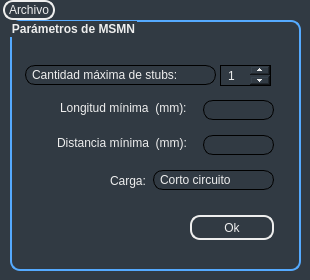
<?xml version="1.0" encoding="UTF-8"?>
<ui version="4.0">
 <class>MainWindow</class>
 <widget class="QMainWindow" name="MainWindow">
  <property name="geometry">
   <rect>
    <x>0</x>
    <y>0</y>
    <width>310</width>
    <height>280</height>
   </rect>
  </property>
  <property name="sizePolicy">
   <sizepolicy hsizetype="Fixed" vsizetype="Fixed">
    <horstretch>0</horstretch>
    <verstretch>0</verstretch>
   </sizepolicy>
  </property>
  <property name="minimumSize">
   <size>
    <width>310</width>
    <height>280</height>
   </size>
  </property>
  <property name="maximumSize">
   <size>
    <width>310</width>
    <height>280</height>
   </size>
  </property>
  <property name="windowTitle">
   <string>MSMN</string>
  </property>
  <property name="windowIcon">
   <iconset>
    <normaloff>minilogo.ico</normaloff>minilogo.ico</iconset>
  </property>
  <property name="styleSheet">
   <string notr="true"> background-color: rgb(49, 58, 67);</string>
  </property>
  <property name="iconSize">
   <size>
    <width>24</width>
    <height>24</height>
   </size>
  </property>
  <widget class="QWidget" name="centralwidget">
   <property name="sizePolicy">
    <sizepolicy hsizetype="Fixed" vsizetype="Fixed">
     <horstretch>0</horstretch>
     <verstretch>0</verstretch>
    </sizepolicy>
   </property>
   <widget class="QGroupBox" name="gpbx_stubs">
    <property name="geometry">
     <rect>
      <x>10</x>
      <y>0</y>
      <width>291</width>
      <height>251</height>
     </rect>
    </property>
    <property name="styleSheet">
     <string notr="true">QGroupBox {
    background-color: rgb(49, 58, 67);
    border: 2px solid;
	border-color:rgb(85,170,255);
    border-radius: 10px;
    margin-top: 1ex; /* leave space at the top for the title */
	font-size: 12px;
    font-weight: bold;
}
QGroupBox::title {
color:rgb(238, 238, 238);
font: 75 12pt &quot;MS Shell Dlg 2&quot;;
}</string>
    </property>
    <property name="title">
     <string>Parámetros de MSMN</string>
    </property>
    <widget class="QComboBox" name="cbx_dispostubs">
     <property name="enabled">
      <bool>false</bool>
     </property>
     <property name="geometry">
      <rect>
       <x>30</x>
       <y>180</y>
       <width>91</width>
       <height>20</height>
      </rect>
     </property>
     <property name="styleSheet">
      <string notr="true">QComboBox {
    border:1px solid rgba(0,0,0,0%);
   	border-radius: 10px;
	color:rgba(0,0,0,0%);
	font: 75 10pt &quot;MS Shell Dlg 2&quot;;
	background-color: rgba(0,0,0,0%);
    padding-left: 10px;
   /* min-width: 6em;*/
}

QComboBox::drop-down {    
    border-left-width: 0px;
    border-left-color: rgba(0,0,0,0%);
    border-left-style: solid; 
}
</string>
     </property>
     <item>
      <property name="text">
       <string>Paralelo</string>
      </property>
     </item>
    </widget>
    <widget class="QLabel" name="lbl_cargastubs">
     <property name="geometry">
      <rect>
       <x>100</x>
       <y>150</y>
       <width>41</width>
       <height>21</height>
      </rect>
     </property>
     <property name="styleSheet">
      <string notr="true">color:rgb(238, 238, 238);
font: 75 10pt &quot;MS Shell Dlg 2&quot;;</string>
     </property>
     <property name="text">
      <string>Carga:</string>
     </property>
    </widget>
    <widget class="QComboBox" name="cbx_cargastubs">
     <property name="geometry">
      <rect>
       <x>143</x>
       <y>150</y>
       <width>121</width>
       <height>20</height>
      </rect>
     </property>
     <property name="styleSheet">
      <string notr="true">QComboBox {
    border:1px solid rgb(0, 0, 0);
   	border-radius: 10px;
	color:rgb(238, 238, 238);
	font: 75 10pt &quot;MS Shell Dlg 2&quot;;
	background-color: rgb(49, 58, 67);
    padding-left: 6px;
}

QComboBox:hover{
	border: 1px solid rgb(85,170,255);
}

QComboBox:focus{
	border: 1px solid rgb(85,170,255);
}

QComboBox::drop-down {    
    border-left-width: 0px;
    border-left-color: black;
    border-left-style: solid; 
	width:0px;
}

QComboBox QAbstractItemView {
    selection-background-color: rgb(85,170,255);
	selection-color: black;
	color: rgb(238, 238, 238);
	background-color: rgb(79, 93, 108);
}</string>
     </property>
     <item>
      <property name="text">
       <string>Corto circuito</string>
      </property>
     </item>
     <item>
      <property name="text">
       <string>Circuito abierto</string>
      </property>
     </item>
    </widget>
    <widget class="QLabel" name="lbl_lmin">
     <property name="geometry">
      <rect>
       <x>50</x>
       <y>80</y>
       <width>141</width>
       <height>16</height>
      </rect>
     </property>
     <property name="styleSheet">
      <string notr="true">color:rgb(238, 238, 238);
font: 75 10pt &quot;MS Shell Dlg 2&quot;;</string>
     </property>
     <property name="text">
      <string>Longitud mínima  (mm):</string>
     </property>
    </widget>
    <widget class="QLineEdit" name="linedit_lmin">
     <property name="geometry">
      <rect>
       <x>193</x>
       <y>80</y>
       <width>71</width>
       <height>20</height>
      </rect>
     </property>
     <property name="focusPolicy">
      <enum>Qt::ClickFocus</enum>
     </property>
     <property name="styleSheet">
      <string notr="true">QLineEdit{
border:1px solid rgb(0, 0, 0);
border-radius: 10px;
color:rgb(238, 238, 238);
font: 75 10pt &quot;MS Shell Dlg 2&quot;;
padding-left: 5px;
padding-right: 5px;
background-color: rgb(49, 58, 67);
}
QLineEdit:hover{
border: 1px solid rgb(85,170,255);
background-color:rgb(79, 93, 108);
}
QLineEdit:focus{
border: 1px solid rgb(85,170,255);
background-color:rgb(79, 93, 108);
}
</string>
     </property>
    </widget>
    <widget class="QLabel" name="lbl_dmin">
     <property name="geometry">
      <rect>
       <x>47</x>
       <y>115</y>
       <width>151</width>
       <height>16</height>
      </rect>
     </property>
     <property name="styleSheet">
      <string notr="true">color:rgb(238, 238, 238);
font: 75 10pt &quot;MS Shell Dlg 2&quot;;</string>
     </property>
     <property name="text">
      <string>Distancia mínima  (mm):</string>
     </property>
    </widget>
    <widget class="QLineEdit" name="linedit_dmin">
     <property name="geometry">
      <rect>
       <x>193</x>
       <y>115</y>
       <width>71</width>
       <height>20</height>
      </rect>
     </property>
     <property name="focusPolicy">
      <enum>Qt::ClickFocus</enum>
     </property>
     <property name="styleSheet">
      <string notr="true">QLineEdit{
border:1px solid rgb(0, 0, 0);
border-radius: 10px;
color:rgb(238, 238, 238);
font: 75 10pt &quot;MS Shell Dlg 2&quot;;
padding-left: 5px;
padding-right: 5px;
background-color: rgb(49, 58, 67);
}
QLineEdit:hover{
border: 1px solid rgb(85,170,255);
background-color:rgb(79, 93, 108);
}
QLineEdit:focus{
border: 1px solid rgb(85,170,255);
background-color:rgb(79, 93, 108);
}
</string>
     </property>
    </widget>
    <widget class="QComboBox" name="cbx_Nmax">
     <property name="geometry">
      <rect>
       <x>15</x>
       <y>45</y>
       <width>191</width>
       <height>20</height>
      </rect>
     </property>
     <property name="styleSheet">
      <string notr="true">QComboBox {
    border:1px solid rgb(0, 0, 0);
   	border-radius: 10px;
	color:rgb(238, 238, 238);
	font: 75 10pt &quot;MS Shell Dlg 2&quot;;
	background-color: rgb(49, 58, 67);
    padding-left: 6px;
}

QComboBox:hover{
	border: 1px solid rgb(85,170,255);
}

QComboBox:focus{
	border: 1px solid rgb(85,170,255);
}

QComboBox::drop-down {    
    border-left-width: 0px;
    border-left-color: black;
    border-left-style: solid; 
	width:0px;
}

QComboBox QAbstractItemView {
    selection-background-color: rgb(85,170,255);
	selection-color: black;
	color: rgb(238, 238, 238);
	background-color: rgb(79, 93, 108);
}</string>
     </property>
     <item>
      <property name="text">
       <string>Cantidad máxima de stubs:</string>
      </property>
     </item>
     <item>
      <property name="text">
       <string>Cantidad fija de stubs:</string>
      </property>
     </item>
    </widget>
    <widget class="QSpinBox" name="spnbx_Nmax">
     <property name="geometry">
      <rect>
       <x>210</x>
       <y>45</y>
       <width>51</width>
       <height>21</height>
      </rect>
     </property>
     <property name="focusPolicy">
      <enum>Qt::ClickFocus</enum>
     </property>
     <property name="styleSheet">
      <string notr="true">QSpinBox {
border:1px solid rgb(0, 0, 0);
border-radius: 0px;
color:rgb(238, 238, 238);
font: 75 10pt &quot;MS Shell Dlg 2&quot;;
padding-left: 5px;
padding-right: 5px;
background-color: rgb(49, 58, 67);
}

QSpinBox::up-button {
	/*border-image: url(uparrow.png) 1;*/
    width: 20px; 
}

QSpinBox::down-button {
	/*border-image: url(downarrow.png) 1;*/
    width: 20px; 
}



</string>
     </property>
     <property name="specialValueText">
      <string/>
     </property>
     <property name="minimum">
      <number>1</number>
     </property>
     <property name="value">
      <number>1</number>
     </property>
    </widget>
    <widget class="QPushButton" name="pbtn_ok">
     <property name="geometry">
      <rect>
       <x>180</x>
       <y>195</y>
       <width>84</width>
       <height>25</height>
      </rect>
     </property>
     <property name="styleSheet">
      <string notr="true">QPushButton {
    border: 2px solid rgb(238, 238, 238);
    border-radius: 10px;
    background-color: transparent;
	color:rgb(238, 238, 238);
	font: 75 10pt &quot;MS Shell Dlg 2&quot;;
}

QPushButton:hover{
	border: 2px solid rgb(85,170,255);
}

QPushButton:pressed {
    background-color: rgb(85,170,255);
	color:black;
}

QPushButton:flat {
    border: none; /* no border for a flat push button */
}

QPushButton:default {
    border-color: navy; /* make the default button prominent */
}</string>
     </property>
     <property name="text">
      <string>Ok</string>
     </property>
    </widget>
   </widget>
  </widget>
  <widget class="QMenuBar" name="menuBar">
   <property name="geometry">
    <rect>
     <x>0</x>
     <y>0</y>
     <width>310</width>
     <height>22</height>
    </rect>
   </property>
   <property name="styleSheet">
    <string notr="true">QMenuBar {
    background-color:(49, 58, 67);
    spacing: 3px; /* spacing between menu bar items */
}

QMenuBar::item {
	font: 75 10pt &quot;MS Shell Dlg 2&quot;;
	color:rgb(238, 238, 238);
    padding: 1px 4px;
    background: transparent;
    border: 2px solid rgb(238, 238, 238);
    border-radius: 10px;
}


QMenuBar::item:selected { /* when selected using mouse or keyboard */
    background: transparent;
	border: 2px solid rgb(85,170,255);
}

QMenuBar::item:pressed {
    color: black;
	background-color:rgb(85,170,255);
}</string>
   </property>
   <widget class="QMenu" name="menuProyecto">
    <property name="styleSheet">
     <string notr="true">QMenu::item {
	font: 75 10pt &quot;MS Shell Dlg 2&quot;;
	color:rgb(238, 238, 238);
	background-color:rgb(79, 93, 108);
}

QMenu::item:selected { /* when selected using mouse or keyboard */
	/*background:rgb(28, 33, 39);*/
	border: 1px solid rgb(85,170,255);
}

QMenu::item:pressed {
	background-color:rgb(85,170,255);
	color:black;
}</string>
    </property>
    <property name="title">
     <string>Archivo</string>
    </property>
    <addaction name="actionCargar"/>
    <addaction name="actionGuardar"/>
    <addaction name="actionReiniciar"/>
   </widget>
   <addaction name="menuProyecto"/>
  </widget>
  <action name="actionGuardar">
   <property name="text">
    <string>Guardar</string>
   </property>
  </action>
  <action name="actionReiniciar">
   <property name="text">
    <string>Reiniciar</string>
   </property>
  </action>
  <action name="actionManual_de_usuario">
   <property name="text">
    <string>Manual de usuario</string>
   </property>
  </action>
  <action name="actionArchivo_load">
   <property name="text">
    <string>archivo .load</string>
   </property>
  </action>
  <action name="actionArchivo_imp">
   <property name="text">
    <string>archivo .imp</string>
   </property>
  </action>
  <action name="actionCargar">
   <property name="text">
    <string>Cargar</string>
   </property>
  </action>
 </widget>
 <resources/>
 <connections/>
</ui>
